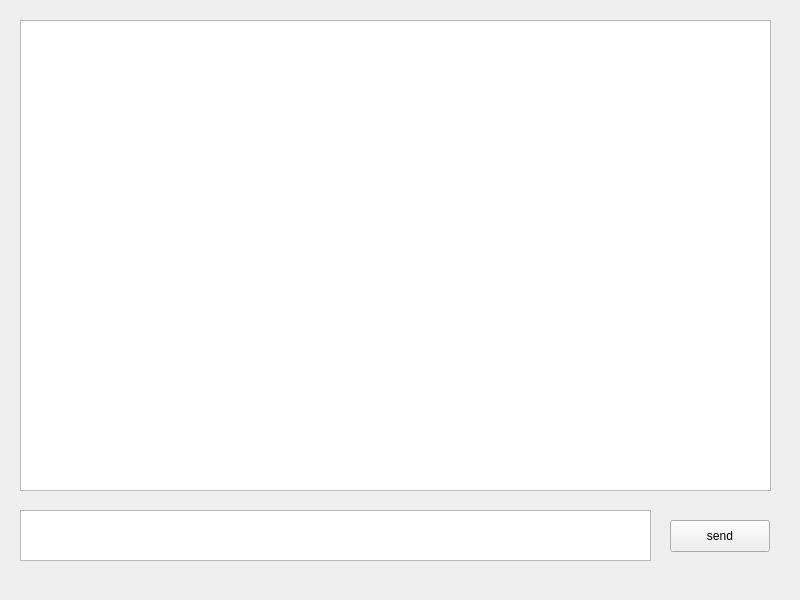
<?xml version="1.0" encoding="UTF-8"?>
<ui version="4.0">
 <class>MainWindow</class>
 <widget class="QMainWindow" name="MainWindow">
  <property name="geometry">
   <rect>
    <x>0</x>
    <y>0</y>
    <width>800</width>
    <height>600</height>
   </rect>
  </property>
  <property name="windowTitle">
   <string>socketChat client</string>
  </property>
  <widget class="QWidget" name="centralwidget">
   <widget class="QPushButton" name="pushButton">
    <property name="geometry">
     <rect>
      <x>670</x>
      <y>520</y>
      <width>100</width>
      <height>32</height>
     </rect>
    </property>
    <property name="text">
     <string>send</string>
    </property>
   </widget>
   <widget class="QTextEdit" name="textEdit">
    <property name="geometry">
     <rect>
      <x>20</x>
      <y>510</y>
      <width>631</width>
      <height>51</height>
     </rect>
    </property>
   </widget>
   <widget class="QTextBrowser" name="textBrowser">
    <property name="geometry">
     <rect>
      <x>20</x>
      <y>20</y>
      <width>751</width>
      <height>471</height>
     </rect>
    </property>
   </widget>
  </widget>
 </widget>
 <resources/>
 <connections/>
</ui>
